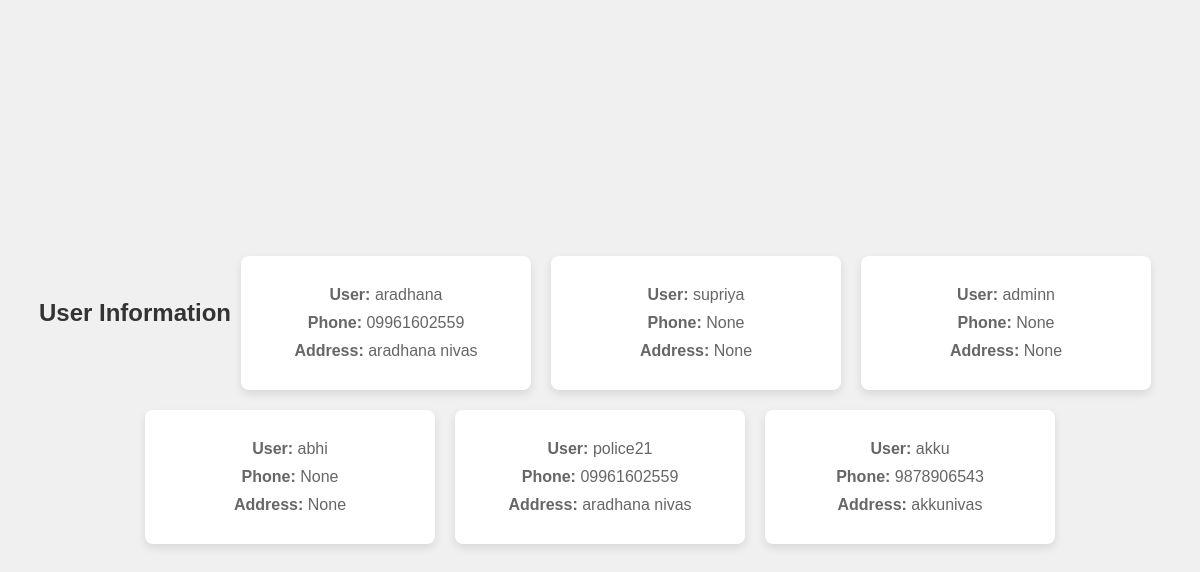
/users/ (signed in), run on an earlier commit of the app's database.
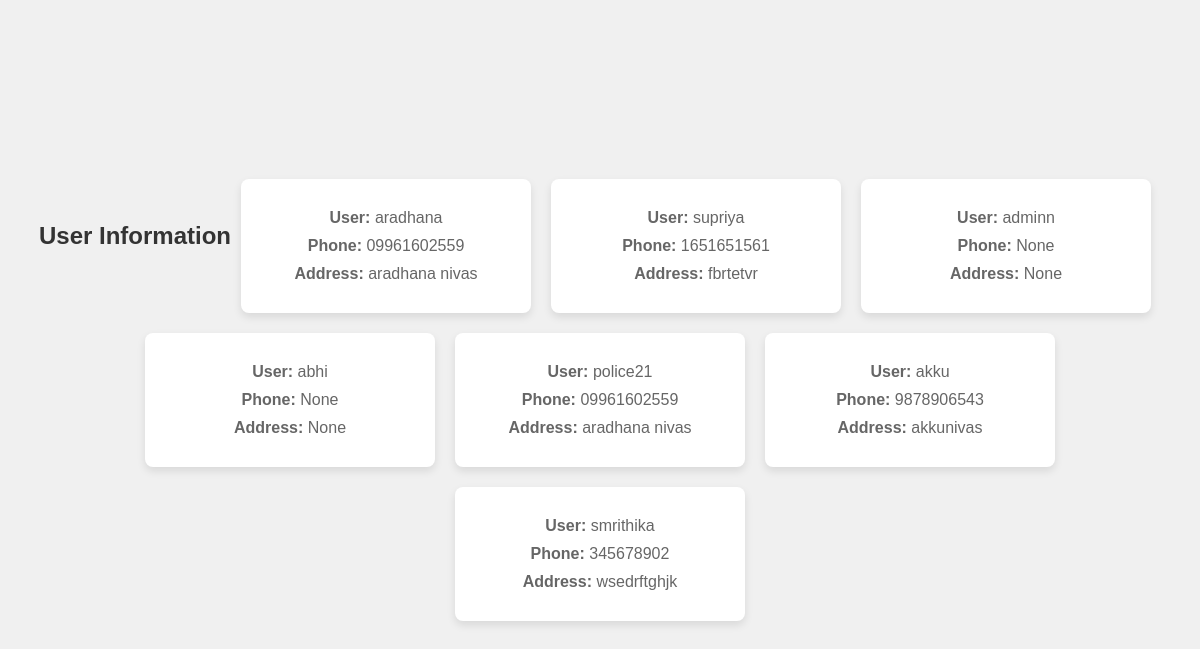
And on a later commit of the database.
### app/models.py (models this page shows, shortened)
class UserProfile(models.Model):
    user = models.OneToOneField(User, on_delete=models.CASCADE, related_name="user_profile")
    address = models.CharField(max_length=200, null=True)
    phone = models.CharField(max_length=20, null=True)
    dob = models.DateField(null=True)
    location = models.CharField(max_length=200, null=True)
    profile_image = models.ImageField(upload_to='images/profile', blank=True, null=True)
    guardian_name = models.CharField(max_length=200, null=True)
    guardian_phone = models.CharField(max_length=20, null=True)
    guardian_email = models.EmailField(max_length=30,null=True)

class User(AbstractUser):
    ROLE_CHOICES = [
        ("admin","Admin"),
        ("user", "User"),
        ("police","police")
    ]
    role = models.CharField(max_length=200, choices=ROLE_CHOICES, default="user")

### app/views.py (the view)
# urls.py: path('users/', AdminUserListView.as_view(), name='all_users'),
@method_decorator(decs,name="dispatch")
class AdminUserListView(ListView):
    template_name="adminuserlist.html"
    model=UserProfile
    context_object_name="data"

### app/decorator.py (called while the page is built)
def login_required(fn):
    def wrapper(request,*args,**kwargs):
        if not request.user.is_authenticated:
            messages.error(request,"invalid session")
            return redirect("signin")
        else:
            return fn(request,*args,**kwargs)
    return wrapper

### app/templates/adminuserlist.html (shortened to what this page needs)
<!DOCTYPE html>
{% load static %}
<html lang="en">
<head>
</head>
<body>
    <div class="container">
        <h2>User Information</h2>
        {% for d in data %}
        <div class="card">
            <p><strong>User:</strong> {{ d.user }}</p>
            <p><strong>Phone:</strong> {{ d.phone }}</p>
            <p><strong>Address:</strong> {{ d.address }}</p>
        </div>
        {% endfor %}
    </div>
</body>
</html>

What changed in the data, as far as the page shows it:
changed UserProfile "supriya": phone "None" → "1651651561"; address "None" → "fbrtetvr"
added UserProfile: user "smrithika", phone "345678902", address "wsedrftghjk"
